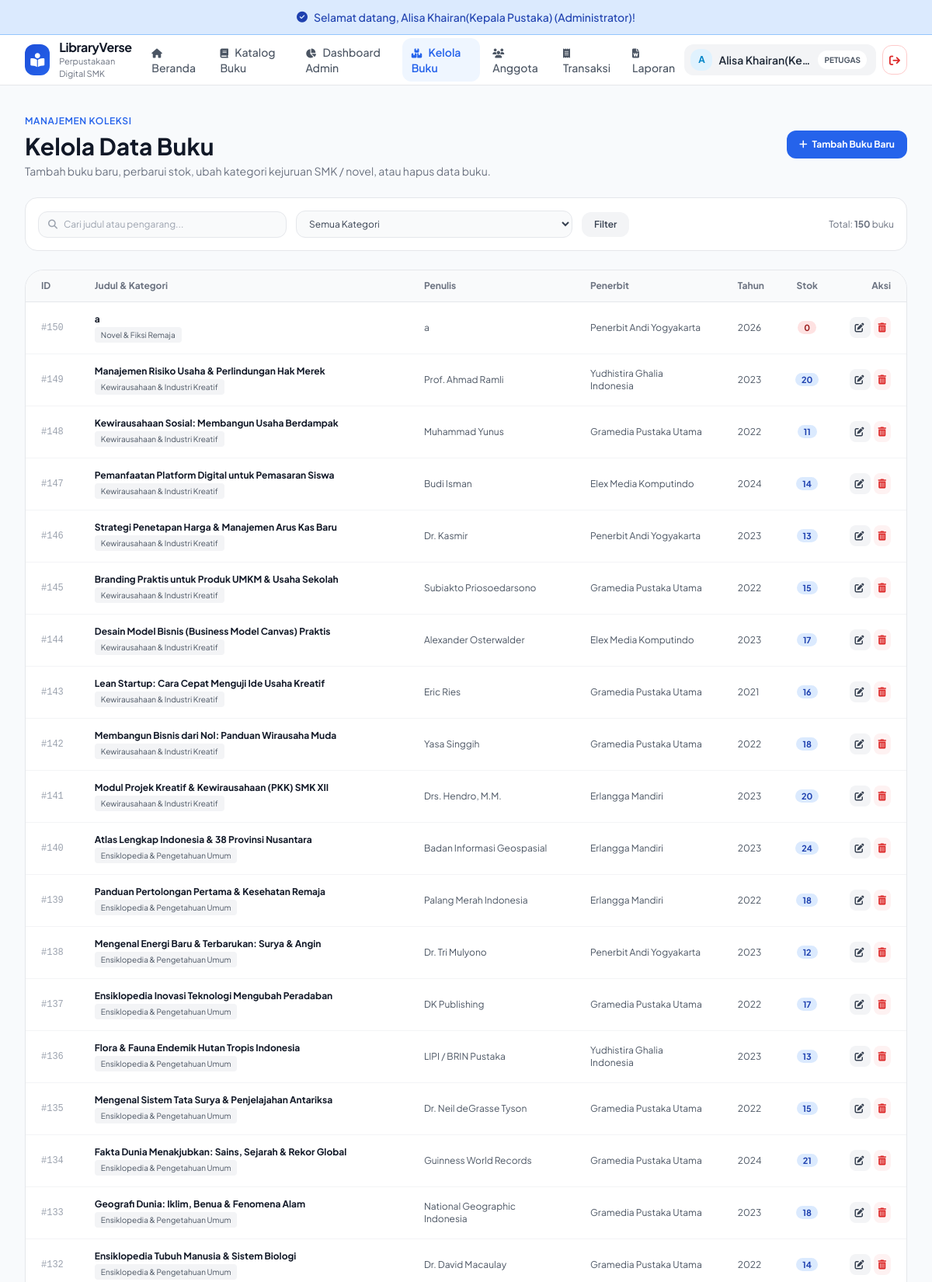
The page /index.php?c=buku&a=index (signed in, upper part) on the database its author committed.
### tables this page shows
CREATE TABLE `buku` (
  `id_buku` int(11) NOT NULL,
  `judul` varchar(150) NOT NULL,
  `penulis` varchar(80) NOT NULL,
  `id_kategori` int(11) NOT NULL,
  `id_penerbit` int(11) NOT NULL,
  `tahun_terbit` year(4) NOT NULL,
  `stok` int(5) NOT NULL DEFAULT 0,
  `gambar` varchar(100) DEFAULT NULL
);

CREATE TABLE `kategori` (
  `id_kategori` int(11) NOT NULL,
  `nama_kategori` varchar(60) NOT NULL
);

CREATE TABLE `penerbit` (
  `id_penerbit` int(11) NOT NULL,
  `nama_penerbit` varchar(60) NOT NULL,
  `alamat` varchar(150) DEFAULT NULL,
  `telepon` varchar(20) DEFAULT NULL
);

### controller/BukuController.php (called while the page is built, shortened)
<?php
require_once __DIR__ . '/../model/Buku.php';
class BukuController extends Controller {
    public function index() {
        $bukuModel = new Buku();
        $search = trim($_GET['q'] ?? '');
        $kategoriId = !empty($_GET['kategori']) ? (int)$_GET['kategori'] : null;
        $books = $bukuModel->getAllWithDetails($search, $kategoriId);
        $kategoriModel = new Kategori();
        $categories = $kategoriModel->getAll();
        $data = [
            'pageTitle' => 'Kelola Koleksi Buku',
            'books' => $books,
            'categories' => $categories,
            'search' => $search,
            'selectedKategori' => $kategoriId
        ];
        $this->view('admin/buku/index', $data);
    }
}
?>

### config/Database.php (called while the page is built, shortened)
<?php
class Database {
    private $host    = "localhost";
    private $user    = "root";
    private $pass    = "";
    private $dbname  = "xii_rpl_1_alisa_paket4";
    private $charset = "utf8mb4";
    private static $instance = null;
    private $dbh;
    private function __construct() {
        $dsn = "mysql:host=" . $this->host . ";dbname=" . $this->dbname . ";charset=" . $this->charset;
        $options = [
            PDO::ATTR_PERSISTENT         => false,
            PDO::ATTR_ERRMODE            => PDO::ERRMODE_EXCEPTION,
            PDO::ATTR_DEFAULT_FETCH_MODE => PDO::FETCH_ASSOC,
            PDO::ATTR_EMULATE_PREPARES   => false,
        ];
        try {
            $this->dbh = new PDO($dsn, $this->user, $this->pass, $options);
        } catch (PDOException $e) {
            $this->error = $e->getMessage();
            die("Koneksi Database Gagal: " . $this->error . "<br>Pastikan database <b>" . $this->dbname . "</b> sudah di-import di phpMyAdmin!");
        }
    }
    public static function getInstance() {
        if (self::$instance === null) {
            self::$instance = new self();
        }
        return self::$instance;
    }
    public function getConnection() {
        return $this->dbh;
    }
}

### model/Model.php (called while the page is built, shortened)
<?php
require_once __DIR__ . '/../config/Database.php';
abstract class Model {
    public function __construct() {
        $this->db = Database::getInstance()->getConnection();
    }
}

### model/Buku.php (called while the page is built, shortened)
<?php
require_once __DIR__ . '/Model.php';
class Buku extends Model {
    public function getAllWithDetails($search = '', $kategoriId = null) {
        $sql = "SELECT b.*, k.nama_kategori, p.nama_penerbit
                FROM buku b
                LEFT JOIN kategori k ON b.id_kategori = k.id_kategori
                LEFT JOIN penerbit p ON b.id_penerbit = p.id_penerbit
                WHERE 1=1";
        $params = [];
        $sql .= " ORDER BY b.id_buku DESC";
        $stmt = $this->db->prepare($sql);
        $stmt->execute($params);
        return $stmt->fetchAll();
    }
}
?>

### view/admin/buku/index.php (the view, shortened to what this page needs)
<div class="max-w-7xl mx-auto px-4 sm:px-6 lg:px-8 py-8 space-y-6">
    <div class="flex flex-col sm:flex-row sm:items-center justify-between gap-4">
        <div>
            <span class="text-xs font-semibold text-[#8FA89B] uppercase tracking-wider">Manajemen Koleksi</span>
            <h1 class="text-2xl sm:text-3xl font-bold text-gray-900 mt-1">Kelola Data Buku</h1>
            <p class="text-xs sm:text-sm text-gray-500 mt-1">
                Tambah buku baru, perbarui stok, ubah kategori kejuruan SMK / novel, atau hapus data buku.
            </p>
        </div>
        <a href="index.php?c=buku&a=tambah" class="px-4 py-2.5 rounded-xl bg-[#8FA89B] hover:bg-[#789687] text-white text-xs font-bold transition flex items-center gap-1.5 shadow-xs self-start sm:self-auto">
            <i class="fa-solid fa-plus"></i> Tambah Buku Baru
        </a>
    </div>
    <div class="bg-white rounded-2xl p-4 border border-gray-200 shadow-xs flex flex-col md:flex-row md:items-center justify-between gap-4">
        <form action="index.php" method="GET" class="flex-grow flex flex-col sm:flex-row items-center gap-3">
            <div class="w-full sm:w-80 flex items-center px-3 py-2 rounded-xl bg-gray-50 border border-gray-200 focus-within:bg-white focus-within:border-[#8FA89B] text-xs">
                <i class="fa-solid fa-magnifying-glass text-gray-400 mr-2"></i>
                <input type="text" name="q" value="<?= htmlspecialchars($search) ?>" placeholder="Cari judul atau pengarang..." class="w-full bg-transparent border-none focus:outline-none">
            </div>
            <select name="kategori" onchange="this.form.submit()" class="w-full sm:w-auto px-3 py-2 rounded-xl bg-gray-50 border border-gray-200 text-xs text-gray-700 focus:outline-none">
                <option value="">Semua Kategori</option>
            </select>
            <button type="submit" class="w-full sm:w-auto px-4 py-2 rounded-xl bg-gray-100 hover:bg-gray-200 text-gray-700 text-xs font-semibold transition">
                Filter
            </button>
        </form>
        <span class="text-xs text-gray-500 shrink-0">
            Total: <strong><?= count($books) ?></strong> buku
        </span>
    </div>
    <div class="bg-white rounded-3xl border border-gray-200 overflow-hidden shadow-xs">
        <div class="overflow-x-auto">
            <table class="w-full text-left text-xs text-gray-600">
                <thead class="bg-gray-50 text-gray-500 font-semibold border-b border-gray-200">
                    <tr>
                        <th class="px-5 py-3">ID</th>
                        <th class="px-5 py-3">Judul & Kategori</th>
                        <th class="px-5 py-3">Penulis</th>
                        <th class="px-5 py-3">Penerbit</th>
                        <th class="px-5 py-3">Tahun</th>
                        <th class="px-5 py-3 text-center">Stok</th>
                        <th class="px-5 py-3 text-right">Aksi</th>
                    </tr>
                </thead>
                <tbody class="divide-y divide-gray-100">
                    <?php if (empty($books)): ?>
                        <tr>
                            <td colspan="7" class="px-5 py-8 text-center text-gray-400">Tidak ada data buku yang sesuai.</td>
                        </tr>
                    <?php else: ?>
                        <?php foreach ($books as $b): ?>
                            <tr class="hover:bg-gray-50/50 transition">
                                <td class="px-5 py-3.5 font-mono text-gray-400">#<?= $b['id_buku'] ?></td>
                                <td class="px-5 py-3.5">
                                    <strong class="text-gray-900 block text-xs"><?= htmlspecialchars($b['judul']) ?></strong>
                                    <span class="inline-block mt-0.5 px-2 py-0.5 rounded bg-gray-100 text-gray-600 text-[10px]">
                                        <?= htmlspecialchars($b['nama_kategori'] ?? 'Umum') ?>
                                    </span>
                                </td>
                                <td class="px-5 py-3.5"><?= htmlspecialchars($b['penulis']) ?></td>
                                <td class="px-5 py-3.5"><?= htmlspecialchars($b['nama_penerbit'] ?? '-') ?></td>
                                <td class="px-5 py-3.5"><?= $b['tahun_terbit'] ?></td>
                                <td class="px-5 py-3.5 text-center">
                                    <span class="px-2 py-0.5 rounded-full text-[11px] font-bold <?= $b['stok'] > 0 ? 'bg-emerald-100 text-emerald-800' : 'bg-red-100 text-red-800' ?>">
                                        <?= $b['stok'] ?>
                                    </span>
                                </td>
                                <td class="px-5 py-3.5 text-right space-x-1 whitespace-nowrap">
                                    <a href="index.php?c=buku&a=edit&id=<?= $b['id_buku'] ?>" class="p-1.5 rounded-lg bg-gray-100 hover:bg-gray-200 text-gray-700 transition" title="Edit Buku">
                                        <i class="fa-solid fa-pen-to-square"></i>
                                    </a>
                                    <a href="index.php?c=buku&a=hapus&id=<?= $b['id_buku'] ?>" onclick="return confirm('Apakah Anda yakin ingin menghapus buku ini?');" class="p-1.5 rounded-lg bg-red-50 hover:bg-red-100 text-red-600 transition" title="Hapus Buku">
                                        <i class="fa-solid fa-trash-can"></i>
                                    </a>
                                </td>
                            </tr>
                        <?php endforeach; ?>
                    <?php endif; ?>
                </tbody>
            </table>
        </div>
    </div>
</div>

### view/templates/header.php (style rules this page uses)
body { font-family: 'Plus Jakarta Sans', sans-serif; background-color: #F8FAFC; color: #1E293B; }
.bg-\[\#8FA89B\], .bg-\[\#557565\], .bg-\[\#6B8E7B\] { background-color: #2563EB !important; }
.text-\[\#557565\], .text-\[\#8FA89B\] { color: #2563EB !important; }
[class*="bg-emerald-"], [class*="bg-[#d1fae5]"], [class*="bg-[#ecfdf5]"] { background-color: #DBEAFE !important; }
[class*="text-emerald-"], [class*="text-[#065f46]"] { color: #1E40AF !important; }

### rows shown on the page
buku: id_buku "150", judul "a", id_kategori.nama_kategori "Novel & Fiksi Remaja", penulis "a", id_penerbit.nama_penerbit "Penerbit Andi Yogyakarta", tahun_terbit "2026", stok "0"
buku: id_buku "149", judul "Manajemen Risiko Usaha & Perlindungan Hak Merek", id_kategori.nama_kategori "Kewirausahaan & Industri Kreatif", penulis "Prof. Ahmad Ramli", id_penerbit.nama_penerbit "Yudhistira Ghalia Indonesia", tahun_terbit "2023", stok "20"
buku: id_buku "148", judul "Kewirausahaan Sosial: Membangun Usaha Berdampak", id_kategori.nama_kategori "Kewirausahaan & Industri Kreatif", penulis "Muhammad Yunus", id_penerbit.nama_penerbit "Gramedia Pustaka Utama", tahun_terbit "2022", stok "11"
buku: id_buku "147", judul "Pemanfaatan Platform Digital untuk Pemasaran Siswa", id_kategori.nama_kategori "Kewirausahaan & Industri Kreatif", penulis "Budi Isman", id_penerbit.nama_penerbit "Elex Media Komputindo", tahun_terbit "2024", stok "14"
buku: id_buku "146", judul "Strategi Penetapan Harga & Manajemen Arus Kas Baru", id_kategori.nama_kategori "Kewirausahaan & Industri Kreatif", penulis "Dr. Kasmir", id_penerbit.nama_penerbit "Penerbit Andi Yogyakarta", tahun_terbit "2023", stok "13"
buku: id_buku "145", judul "Branding Praktis untuk Produk UMKM & Usaha Sekolah", id_kategori.nama_kategori "Kewirausahaan & Industri Kreatif", penulis "Subiakto Priosoedarsono", id_penerbit.nama_penerbit "Gramedia Pustaka Utama", tahun_terbit "2022", stok "15"
buku: id_buku "144", judul "Desain Model Bisnis (Business Model Canvas) Praktis", id_kategori.nama_kategori "Kewirausahaan & Industri Kreatif", penulis "Alexander Osterwalder", id_penerbit.nama_penerbit "Elex Media Komputindo", tahun_terbit "2023", stok "17"
buku: id_buku "143", judul "Lean Startup: Cara Cepat Menguji Ide Usaha Kreatif", id_kategori.nama_kategori "Kewirausahaan & Industri Kreatif", penulis "Eric Ries", id_penerbit.nama_penerbit "Gramedia Pustaka Utama", tahun_terbit "2021", stok "16"
buku: id_buku "142", judul "Membangun Bisnis dari Nol: Panduan Wirausaha Muda", id_kategori.nama_kategori "Kewirausahaan & Industri Kreatif", penulis "Yasa Singgih", id_penerbit.nama_penerbit "Gramedia Pustaka Utama", tahun_terbit "2022", stok "18"
buku: id_buku "141", judul "Modul Projek Kreatif & Kewirausahaan (PKK) SMK XII", id_kategori.nama_kategori "Kewirausahaan & Industri Kreatif", penulis "Drs. Hendro, M.M.", id_penerbit.nama_penerbit "Erlangga Mandiri", tahun_terbit "2023", stok "20"
buku: id_buku "140", judul "Atlas Lengkap Indonesia & 38 Provinsi Nusantara", id_kategori.nama_kategori "Ensiklopedia & Pengetahuan Umum", penulis "Badan Informasi Geospasial", id_penerbit.nama_penerbit "Erlangga Mandiri", tahun_terbit "2023", stok "24"
buku: id_buku "139", judul "Panduan Pertolongan Pertama & Kesehatan Remaja", id_kategori.nama_kategori "Ensiklopedia & Pengetahuan Umum", penulis "Palang Merah Indonesia", id_penerbit.nama_penerbit "Erlangga Mandiri", tahun_terbit "2022", stok "18"
buku: id_buku "138", judul "Mengenal Energi Baru & Terbarukan: Surya & Angin", id_kategori.nama_kategori "Ensiklopedia & Pengetahuan Umum", penulis "Dr. Tri Mulyono", id_penerbit.nama_penerbit "Penerbit Andi Yogyakarta", tahun_terbit "2023", stok "12"
buku: id_buku "137", judul "Ensiklopedia Inovasi Teknologi Mengubah Peradaban", id_kategori.nama_kategori "Ensiklopedia & Pengetahuan Umum", penulis "DK Publishing", id_penerbit.nama_penerbit "Gramedia Pustaka Utama", tahun_terbit "2022", stok "17"
buku: id_buku "136", judul "Flora & Fauna Endemik Hutan Tropis Indonesia", id_kategori.nama_kategori "Ensiklopedia & Pengetahuan Umum", penulis "LIPI / BRIN Pustaka", id_penerbit.nama_penerbit "Yudhistira Ghalia Indonesia", tahun_terbit "2023", stok "13"
buku: id_buku "135", judul "Mengenal Sistem Tata Surya & Penjelajahan Antariksa", id_kategori.nama_kategori "Ensiklopedia & Pengetahuan Umum", penulis "Dr. Neil deGrasse Tyson", id_penerbit.nama_penerbit "Gramedia Pustaka Utama", tahun_terbit "2022", stok "15"
buku: id_buku "134", judul "Fakta Dunia Menakjubkan: Sains, Sejarah & Rekor Global", id_kategori.nama_kategori "Ensiklopedia & Pengetahuan Umum", penulis "Guinness World Records", id_penerbit.nama_penerbit "Gramedia Pustaka Utama", tahun_terbit "2024", stok "21"
buku: id_buku "133", judul "Geografi Dunia: Iklim, Benua & Fenomena Alam", id_kategori.nama_kategori "Ensiklopedia & Pengetahuan Umum", penulis "National Geographic Indonesia", id_penerbit.nama_penerbit "Gramedia Pustaka Utama", tahun_terbit "2023", stok "18"
buku: id_buku "132", judul "Ensiklopedia Tubuh Manusia & Sistem Biologi", id_kategori.nama_kategori "Ensiklopedia & Pengetahuan Umum", penulis "Dr. David Macaulay", id_penerbit.nama_penerbit "Gramedia Pustaka Utama", tahun_terbit "2022", stok "14"

### other values the page prints
$flash['message'] "Selamat datang, Alisa Khairan(Kepala Pustaka) (Administrator)!"
substr($userName, 0, 1) "A"
$userName "Alisa Khairan(Ke…"
count($books) "150"
